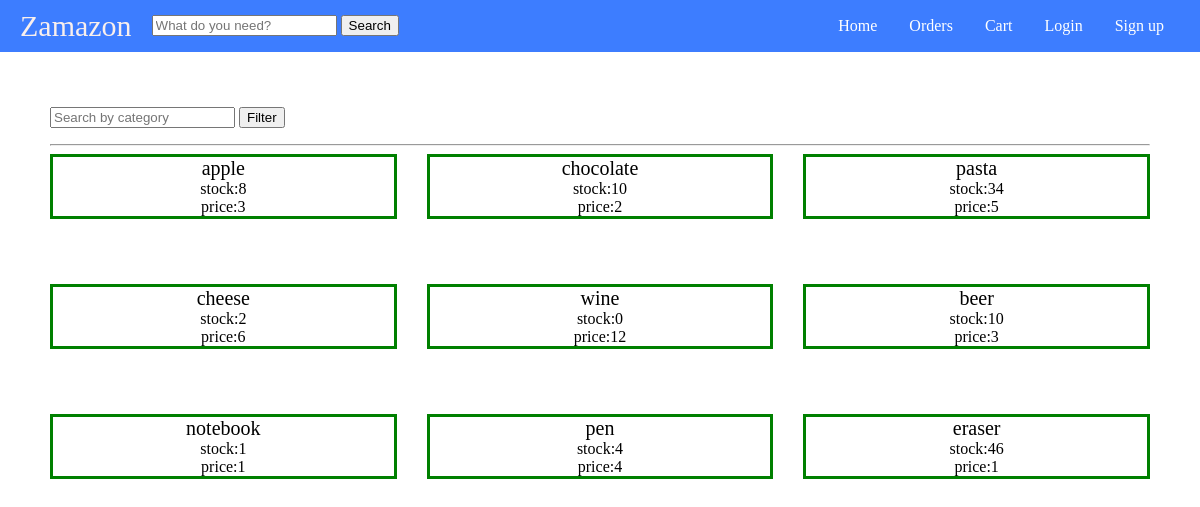
Before: / with the older database file.
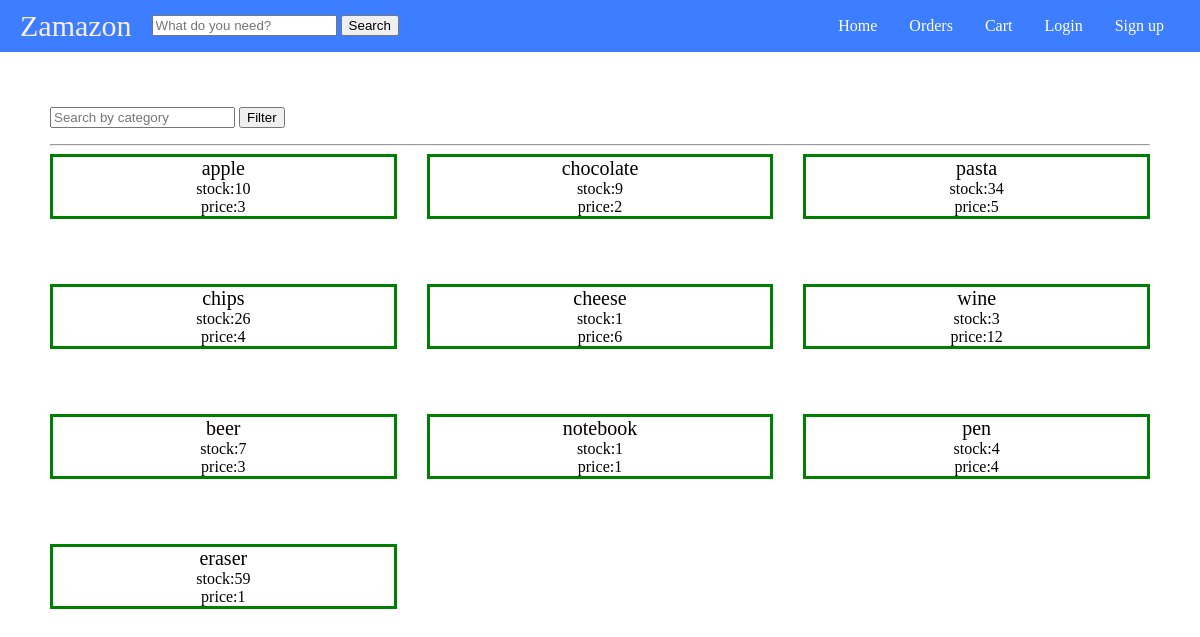
After: the same page with the newer database file.
### tables this page shows
CREATE TABLE product (
	id int,
	name varchar(255) NOT NULL,
	price int NOT NULL,
	stock int NOT NULL,
	category varchar(255) NOT NULL,
	PRIMARY KEY (id),
	FOREIGN KEY (category) REFERENCES category(name)
);

### main.py (the view)
@app.route('/')
def main_page():
	connection = sqlite3.connect("shop.db")
	connection.row_factory = sqlite3.Row
	cursor = connection.cursor()
	args = request.args
	args.to_dict()
	if ("category" in args.keys()):
		category = args["category"]
		cursor.execute("SELECT * FROM product WHERE category=?", (category,))
	else:
		cursor.execute("SELECT * FROM product;")
	products = cursor.fetchall()
	return render_template("home.html", products=products)

### templates/home.html (shortened to what this page needs)
<DOCTYPE html>
	<html>
	<head>
	  <link rel="stylesheet" href="static/styles.css">
	</head>
	<body>
	  <header class="nav">
			<div class="name-and-search">
				<span class="brand-name"><a href="/">Zamazon</a></span>
				<form action="/product" method="get" class="product-form">
					<input type="text" name="name" id="product-text" placeholder="What do you need?">
					<input type="submit" value="Search">
				</form>
			</div>
			<ul class="navigations">
				<li><a class="navigation" href="/">Home</a></li>
				<li><a class="navigation" href="/orders">Orders</a></li>
				<li><a class="navigation" href="/cart">Cart</a></li>
				<li><a class="navigation" href="/login">Login</a></li>
				<li><a class="navigation" href="/signup">Sign up</a></li>
			</ul>
		</header>
	  <div class="container">
			<div class="options">
				<form action="/" method="get">
					<input type="text" name="category" id="category-text" placeholder="Search by category">
					<input type="submit" value="Filter">
				</form>
			</div>
			<hr>
		<div class="products">
		{% for product in products %}
		<a href="/product?id={{product['id']}}">
		  <div class="product">
			<span class="product-name">{{ product["name"] }}</span>
			<span class="product-quantity">stock:{{ product["stock"] }}</span>
			<span class="product-price">price:{{ product["price"] }}</span>
		  </div>
		</a>
		{% endfor %}
	  </div>
	  </div>
	</body>
	</html>

Changed rows visible on the page:
changed product "apple": stock "8" → "10"
changed product "chocolate": stock "10" → "9"
added product: name "chips", stock "26", price "4"
changed product "cheese": stock "2" → "1"
changed product "wine": stock "0" → "3"
changed product "beer": stock "10" → "7"
changed product "eraser": stock "46" → "59"
